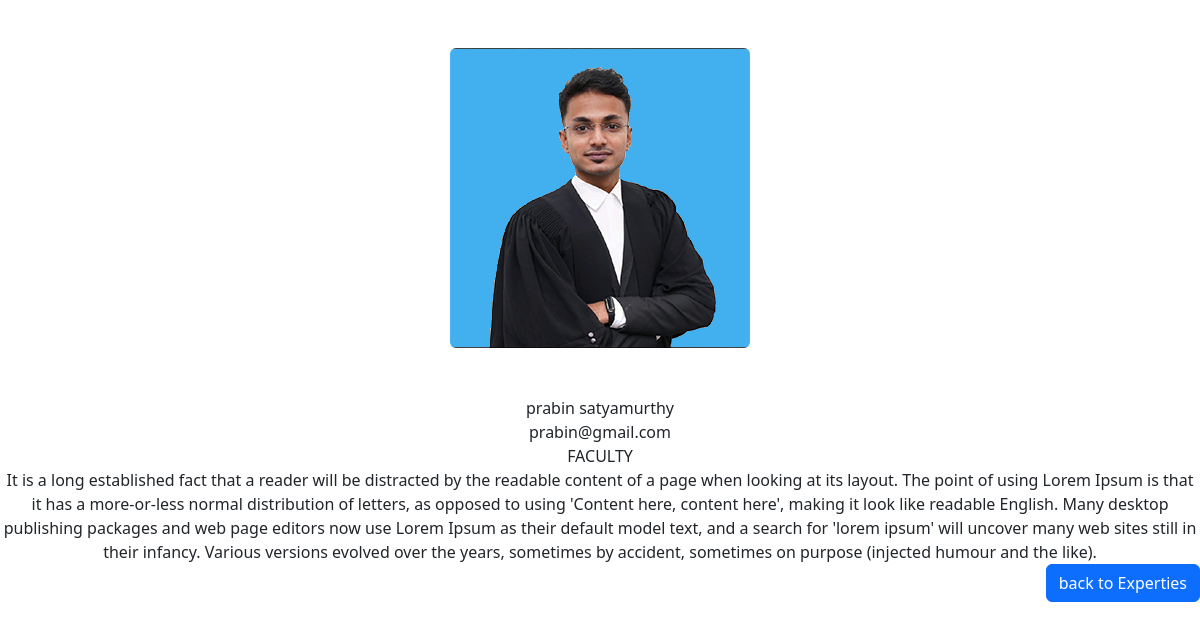
The page /dfact/1/ on the database its author committed.
### mysite/models.py (models this page shows, shortened)
class all_experties_fact(models.Model):
    firstname=models.CharField(max_length=20)
    lastname=models.CharField(max_length=20)
    designation=models.CharField(max_length=200)
    email=models.EmailField(max_length=20,unique=True)
    image=models.ImageField(upload_to='images')
    message = models.CharField(max_length=1000)

### dfact/views.py (the view)
# urls.py: path('<int:pk>/',factview.fact_experties,name='fact_experties')
def fact_experties(request,pk):
    fact_obj=get_object_or_404(all_experties_fact,pk=pk)
    fact_data={
        'factexperties':fact_obj
    }
    return render(request,'fact_experties.html',fact_data)

### mysite/templates/fact_experties.html (shortened to what this page needs)
<!DOCTYPE html>
<html lang="en">
<head>
    <link href="https://cdn.jsdelivr.net/npm/bootstrap@5.3.2/dist/css/bootstrap.min.css" rel="stylesheet">
</head>
<div  class="text-center">
        <img src="{{factexperties.image.url }}" class="rounded m-5" alt="faculty">
      <p class="card-text m-0">{{factexperties.firstname }} {{factexperties.lastname}}</p>
      <p class="card-text m-0">{{factexperties.email}}</p>
      <p class="card-text m-0">{{factexperties.designation}}</p>
      <p class="card-text m-0"> It is a long established fact that a reader will be distracted
         by the readable content of a page when looking at its layout. The point of using Lorem
          Ipsum is that it has a more-or-less normal distribution of letters, as opposed to using
           'Content here, content here', making it look like readable English. Many desktop publishing
            packages and web page editors now use Lorem Ipsum as their default model text, and a search
             for 'lorem ipsum' will uncover many web sites still in their infancy. Various versions
              evolved over the years, sometimes by accident, sometimes
        on purpose (injected humour and the like).</p>
        <a href="{% url 'experties' %}" class="btn btn-primary" style="float: right;">back to Experties</a>
    </div>
</body>
</html>

### rows shown on the page
all_experties_fact: image (picture), firstname "prabin", lastname "satyamurthy", email "prabin@gmail.com", designation "FACULTY"
